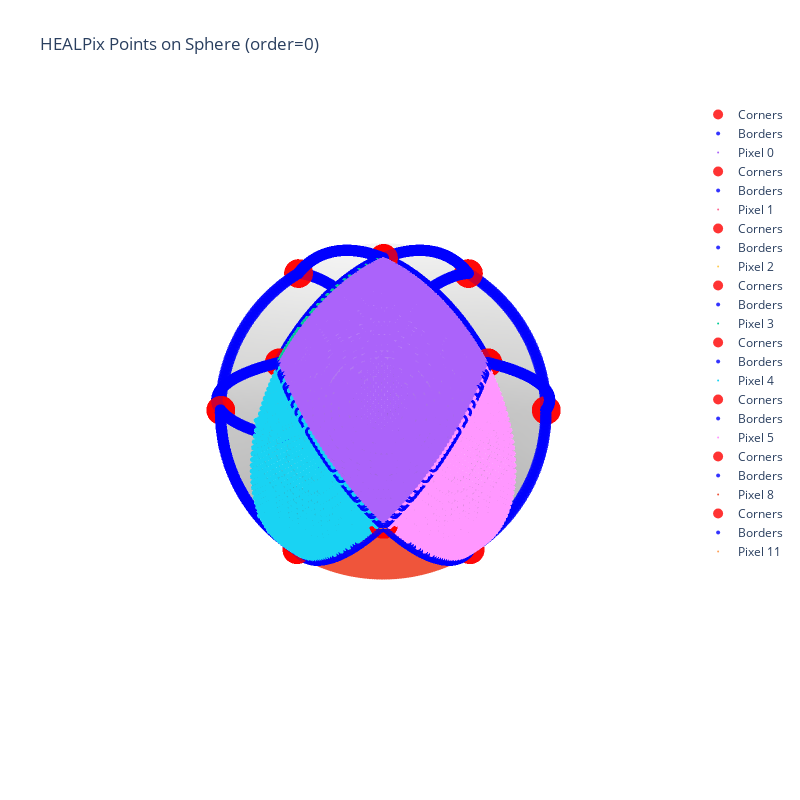

Source (notebook cell):
### Code cell
main(0,50)

### Figure 1 — Plotly figure (JSON) as saved in the notebook; plotly's stock layout.template omitted (floating-point values rounded to 4 significant figures; data arrays with more than 128 entries replaced by an {"elided": "..."} marker saying what was removed)
{"data": [{"colorscale": [[0, "rgb(0, 0, 0)"], [0.09091, "rgb(16, 16, 16)"], [0.1818, "rgb(38, 38, 38)"], [0.2727, "rgb(59, 59, 59)"], [0.3636, "rgb(81, 80, 80)"], [0.4545, "rgb(102, 101, 101)"], [0.5455, "rgb(124, 123, 122)"], [0.6364, "rgb(146, 146, 145)"], [0.7273, "rgb(171, 171, 170)"], [0.8182, "rgb(197, 197, 195)"], [0.9091, "rgb(224, 224, 223)"], [1, "rgb(254, 254, 253)"]], "opacity": 0.2, "showscale": false, "type": "surface", "x": {"elided": "50x100 float values"}, "y": {"elided": "50x100 float values"}, "z": {"elided": "50x100 float values"}}, {"marker": {"color": "red", "colorscale": [[0, "#440154"], [0.1111, "#482878"], [0.2222, "#3e4989"], [0.3333, "#31688e"], [0.4444, "#26828e"], [0.5556, "#1f9e89"], [0.6667, "#35b779"], [0.7778, "#6ece58"], [0.8889, "#b5de2b"], [1, "#fde725"]], "opacity": 0.8, "size": 10}, "mode": "markers", "name": "Corners", "type": "scatter3d", "x": [0, 0.7454, 0.7071, 4.564e-17], "y": [0, 0, 0.7071, 0.7454], "z": [1, 0.6667, 0, 0.6667]}, {"marker": {"color": "blue", "colorscale": [[0, "#440154"], [0.1111, "#482878"], [0.2222, "#3e4989"], [0.3333, "#31688e"], [0.4444, "#26828e"], [0.5556, "#1f9e89"], [0.6667, "#35b779"], [0.7778, "#6ece58"], [0.8889, "#b5de2b"], [1, "#fde725"]], "opacity": 0.8, "size": 4}, "mode": "markers", "name": "Borders", "type": "scatter3d", "x": {"elided": "200 float values"}, "y": {"elided": "200 float values"}, "z": {"elided": "200 float values"}}, {"marker": {"colorscale": [[0, "#440154"], [0.1111, "#482878"], [0.2222, "#3e4989"], [0.3333, "#31688e"], [0.4444, "#26828e"], [0.5556, "#1f9e89"], [0.6667, "#35b779"], [0.7778, "#6ece58"], [0.8889, "#b5de2b"], [1, "#fde725"]], "opacity": 1, "size": 2}, "mode": "markers", "name": "Pixel 0", "type": "scatter3d", "x": {"elided": "2451 float values"}, "y": {"elided": "2451 float values"}, "z": {"elided": "2451 float values"}}, {"marker": {"color": "red", "colorscale": [[0, "#440154"], [0.1111, "#482878"], [0.2222, "#3e4989"], [0.3333, "#31688e"], [0.4444, "#26828e"], [0.5556, "#1f9e89"], [0.6667, "#35b779"], [0.7778, "#6ece58"], [0.8889, "#b5de2b"], [1, "#fde725"]], "opacity": 0.8, "size": 10}, "mode": "markers", "name": "Corners", "type": "scatter3d", "x": [0, 4.564e-17, -0.7071, -0.7454], "y": [0, 0.7454, 0.7071, 9.128e-17], "z": [1, 0.6667, 0, 0.6667]}, {"marker": {"color": "blue", "colorscale": [[0, "#440154"], [0.1111, "#482878"], [0.2222, "#3e4989"], [0.3333, "#31688e"], [0.4444, "#26828e"], [0.5556, "#1f9e89"], [0.6667, "#35b779"], [0.7778, "#6ece58"], [0.8889, "#b5de2b"], [1, "#fde725"]], "opacity": 0.8, "size": 4}, "mode": "markers", "name": "Borders", "type": "scatter3d", "x": {"elided": "200 float values"}, "y": {"elided": "200 float values"}, "z": {"elided": "200 float values"}}, {"marker": {"colorscale": [[0, "#440154"], [0.1111, "#482878"], [0.2222, "#3e4989"], [0.3333, "#31688e"], [0.4444, "#26828e"], [0.5556, "#1f9e89"], [0.6667, "#35b779"], [0.7778, "#6ece58"], [0.8889, "#b5de2b"], [1, "#fde725"]], "opacity": 1, "size": 2}, "mode": "markers", "name": "Pixel 1", "type": "scatter3d", "x": [0.0], "y": [0.0], "z": [1.0]}, {"marker": {"color": "red", "colorscale": [[0, "#440154"], [0.1111, "#482878"], [0.2222, "#3e4989"], [0.3333, "#31688e"], [0.4444, "#26828e"], [0.5556, "#1f9e89"], [0.6667, "#35b779"], [0.7778, "#6ece58"], [0.8889, "#b5de2b"], [1, "#fde725"]], "opacity": 0.8, "size": 10}, "mode": "markers", "name": "Corners", "type": "scatter3d", "x": [0, -0.7454, -0.7071, -1.369e-16], "y": [0, 9.128e-17, -0.7071, -0.7454], "z": [1, 0.6667, 0, 0.6667]}, {"marker": {"color": "blue", "colorscale": [[0, "#440154"], [0.1111, "#482878"], [0.2222, "#3e4989"], [0.3333, "#31688e"], [0.4444, "#26828e"], [0.5556, "#1f9e89"], [0.6667, "#35b779"], [0.7778, "#6ece58"], [0.8889, "#b5de2b"], [1, "#fde725"]], "opacity": 0.8, "size": 4}, "mode": "markers", "name": "Borders", "type": "scatter3d", "x": {"elided": "200 float values"}, "y": {"elided": "200 float values"}, "z": {"elided": "200 float values"}}, {"marker": {"colorscale": [[0, "#440154"], [0.1111, "#482878"], [0.2222, "#3e4989"], [0.3333, "#31688e"], [0.4444, "#26828e"], [0.5556, "#1f9e89"], [0.6667, "#35b779"], [0.7778, "#6ece58"], [0.8889, "#b5de2b"], [1, "#fde725"]], "opacity": 1, "size": 2}, "mode": "markers", "name": "Pixel 2", "type": "scatter3d", "x": [0.0], "y": [0.0], "z": [1.0]}, {"marker": {"color": "red", "colorscale": [[0, "#440154"], [0.1111, "#482878"], [0.2222, "#3e4989"], [0.3333, "#31688e"], [0.4444, "#26828e"], [0.5556, "#1f9e89"], [0.6667, "#35b779"], [0.7778, "#6ece58"], [0.8889, "#b5de2b"], [1, "#fde725"]], "opacity": 0.8, "size": 10}, "mode": "markers", "name": "Corners", "type": "scatter3d", "x": [0, -1.369e-16, 0.7071, 0.7454], "y": [0, -0.7454, -0.7071, 0], "z": [1, 0.6667, 0, 0.6667]}, {"marker": {"color": "blue", "colorscale": [[0, "#440154"], [0.1111, "#482878"], [0.2222, "#3e4989"], [0.3333, "#31688e"], [0.4444, "#26828e"], [0.5556, "#1f9e89"], [0.6667, "#35b779"], [0.7778, "#6ece58"], [0.8889, "#b5de2b"], [1, "#fde725"]], "opacity": 0.8, "size": 4}, "mode": "markers", "name": "Borders", "type": "scatter3d", "x": {"elided": "200 float values"}, "y": {"elided": "200 float values"}, "z": {"elided": "200 float values"}}, {"marker": {"colorscale": [[0, "#440154"], [0.1111, "#482878"], [0.2222, "#3e4989"], [0.3333, "#31688e"], [0.4444, "#26828e"], [0.5556, "#1f9e89"], [0.6667, "#35b779"], [0.7778, "#6ece58"], [0.8889, "#b5de2b"], [1, "#fde725"]], "opacity": 1, "size": 2}, "mode": "markers", "name": "Pixel 3", "type": "scatter3d", "x": [0.0, 0.01531, 0.03083, 0.04653, 0.06243, 0.07849, 0.09472, 0.1111, 0.1276, 0.1443, 0.1611, 0.178, 0.1949, 0.212, 0.2291, 0.2463, 0.2635, 0.2807, 0.2978, 0.315, 0.3321, 0.3492, 0.3662, 0.3831, 0.3999, 0.4166, 0.4331, 0.4494, 0.4656, 0.4816, 0.4974, 0.513, 0.5283, 0.5434, 0.5582, 0.5728, 0.5871, 0.6011, 0.6148, 0.6282, 0.6414, 0.6542, 0.6667, 0.6789, 0.6907, 0.7023, 0.7135, 0.7244, 0.7351, 0.7454], "y": [0.0, 0.0, 0.0, 0.0, 0.0, 0.0, 0.0, 0.0, 0.0, 0.0, 0.0, 0.0, 0.0, 0.0, 0.0, 0.0, 0.0, 0.0, 0.0, 0.0, 0.0, 0.0, 0.0, 0.0, 0.0, 0.0, 0.0, 0.0, 0.0, 0.0, 0.0, 0.0, 0.0, 0.0, 0.0, 0.0, 0.0, 0.0, 0.0, 0.0, 0.0, 0.0, 0.0, 0.0, 0.0, 0.0, 0.0, 0.0, 0.0, 0.0], "z": [1.0, 0.9999, 0.9995, 0.9989, 0.998, 0.9969, 0.9955, 0.9938, 0.9918, 0.9895, 0.9869, 0.984, 0.9808, 0.9773, 0.9734, 0.9692, 0.9647, 0.9598, 0.9546, 0.9491, 0.9432, 0.937, 0.9305, 0.9237, 0.9166, 0.9091, 0.9014, 0.8933, 0.885, 0.8764, 0.8675, 0.8584, 0.8491, 0.8395, 0.8297, 0.8197, 0.8095, 0.7992, 0.7887, 0.778, 0.7672, 0.7564, 0.7454, 0.7343, 0.7231, 0.7119, 0.7006, 0.6893, 0.678, 0.6667]}, {"marker": {"color": "red", "colorscale": [[0, "#440154"], [0.1111, "#482878"], [0.2222, "#3e4989"], [0.3333, "#31688e"], [0.4444, "#26828e"], [0.5556, "#1f9e89"], [0.6667, "#35b779"], [0.7778, "#6ece58"], [0.8889, "#b5de2b"], [1, "#fde725"]], "opacity": 0.8, "size": 10}, "mode": "markers", "name": "Corners", "type": "scatter3d", "x": [0.7454, 0.7071, 0.7454, 0.7071], "y": [0, -0.7071, 0, 0.7071], "z": [0.6667, 0, -0.6667, 0]}, {"marker": {"color": "blue", "colorscale": [[0, "#440154"], [0.1111, "#482878"], [0.2222, "#3e4989"], [0.3333, "#31688e"], [0.4444, "#26828e"], [0.5556, "#1f9e89"], [0.6667, "#35b779"], [0.7778, "#6ece58"], [0.8889, "#b5de2b"], [1, "#fde725"]], "opacity": 0.8, "size": 4}, "mode": "markers", "name": "Borders", "type": "scatter3d", "x": {"elided": "200 float values"}, "y": {"elided": "200 float values"}, "z": {"elided": "200 float values"}}, {"marker": {"colorscale": [[0, "#440154"], [0.1111, "#482878"], [0.2222, "#3e4989"], [0.3333, "#31688e"], [0.4444, "#26828e"], [0.5556, "#1f9e89"], [0.6667, "#35b779"], [0.7778, "#6ece58"], [0.8889, "#b5de2b"], [1, "#fde725"]], "opacity": 1, "size": 2}, "mode": "markers", "name": "Pixel 4", "type": "scatter3d", "x": {"elided": "1231 float values"}, "y": {"elided": "1231 float values"}, "z": {"elided": "1231 float values"}}, {"marker": {"color": "red", "colorscale": [[0, "#440154"], [0.1111, "#482878"], [0.2222, "#3e4989"], [0.3333, "#31688e"], [0.4444, "#26828e"], [0.5556, "#1f9e89"], [0.6667, "#35b779"], [0.7778, "#6ece58"], [0.8889, "#b5de2b"], [1, "#fde725"]], "opacity": 0.8, "size": 10}, "mode": "markers", "name": "Corners", "type": "scatter3d", "x": [4.564e-17, 0.7071, 4.564e-17, -0.7071], "y": [0.7454, 0.7071, 0.7454, 0.7071], "z": [0.6667, 0, -0.6667, 0]}, {"marker": {"color": "blue", "colorscale": [[0, "#440154"], [0.1111, "#482878"], [0.2222, "#3e4989"], [0.3333, "#31688e"], [0.4444, "#26828e"], [0.5556, "#1f9e89"], [0.6667, "#35b779"], [0.7778, "#6ece58"], [0.8889, "#b5de2b"], [1, "#fde725"]], "opacity": 0.8, "size": 4}, "mode": "markers", "name": "Borders", "type": "scatter3d", "x": {"elided": "200 float values"}, "y": {"elided": "200 float values"}, "z": {"elided": "200 float values"}}, {"marker": {"colorscale": [[0, "#440154"], [0.1111, "#482878"], [0.2222, "#3e4989"], [0.3333, "#31688e"], [0.4444, "#26828e"], [0.5556, "#1f9e89"], [0.6667, "#35b779"], [0.7778, "#6ece58"], [0.8889, "#b5de2b"], [1, "#fde725"]], "opacity": 1, "size": 2}, "mode": "markers", "name": "Pixel 5", "type": "scatter3d", "x": {"elided": "1225 float values"}, "y": {"elided": "1225 float values"}, "z": {"elided": "1225 float values"}}, {"marker": {"color": "red", "colorscale": [[0, "#440154"], [0.1111, "#482878"], [0.2222, "#3e4989"], [0.3333, "#31688e"], [0.4444, "#26828e"], [0.5556, "#1f9e89"], [0.6667, "#35b779"], [0.7778, "#6ece58"], [0.8889, "#b5de2b"], [1, "#fde725"]], "opacity": 0.8, "size": 10}, "mode": "markers", "name": "Corners", "type": "scatter3d", "x": [0.7071, 0.7454, 0, 4.564e-17], "y": [0.7071, 0, 0, 0.7454], "z": [0, -0.6667, -1, -0.6667]}, {"marker": {"color": "blue", "colorscale": [[0, "#440154"], [0.1111, "#482878"], [0.2222, "#3e4989"], [0.3333, "#31688e"], [0.4444, "#26828e"], [0.5556, "#1f9e89"], [0.6667, "#35b779"], [0.7778, "#6ece58"], [0.8889, "#b5de2b"], [1, "#fde725"]], "opacity": 0.8, "size": 4}, "mode": "markers", "name": "Borders", "type": "scatter3d", "x": {"elided": "200 float values"}, "y": {"elided": "200 float values"}, "z": {"elided": "200 float values"}}, {"marker": {"colorscale": [[0, "#440154"], [0.1111, "#482878"], [0.2222, "#3e4989"], [0.3333, "#31688e"], [0.4444, "#26828e"], [0.5556, "#1f9e89"], [0.6667, "#35b779"], [0.7778, "#6ece58"], [0.8889, "#b5de2b"], [1, "#fde725"]], "opacity": 1, "size": 2}, "mode": "markers", "name": "Pixel 8", "type": "scatter3d", "x": {"elided": "2450 float values"}, "y": {"elided": "2450 float values"}, "z": {"elided": "2450 float values"}}, {"marker": {"color": "red", "colorscale": [[0, "#440154"], [0.1111, "#482878"], [0.2222, "#3e4989"], [0.3333, "#31688e"], [0.4444, "#26828e"], [0.5556, "#1f9e89"], [0.6667, "#35b779"], [0.7778, "#6ece58"], [0.8889, "#b5de2b"], [1, "#fde725"]], "opacity": 0.8, "size": 10}, "mode": "markers", "name": "Corners", "type": "scatter3d", "x": [0.7071, -1.369e-16, 0, 0.7454], "y": [-0.7071, -0.7454, 0, 0], "z": [0, -0.6667, -1, -0.6667]}, {"marker": {"color": "blue", "colorscale": [[0, "#440154"], [0.1111, "#482878"], [0.2222, "#3e4989"], [0.3333, "#31688e"], [0.4444, "#26828e"], [0.5556, "#1f9e89"], [0.6667, "#35b779"], [0.7778, "#6ece58"], [0.8889, "#b5de2b"], [1, "#fde725"]], "opacity": 0.8, "size": 4}, "mode": "markers", "name": "Borders", "type": "scatter3d", "x": {"elided": "200 float values"}, "y": {"elided": "200 float values"}, "z": {"elided": "200 float values"}}, {"marker": {"colorscale": [[0, "#440154"], [0.1111, "#482878"], [0.2222, "#3e4989"], [0.3333, "#31688e"], [0.4444, "#26828e"], [0.5556, "#1f9e89"], [0.6667, "#35b779"], [0.7778, "#6ece58"], [0.8889, "#b5de2b"], [1, "#fde725"]], "opacity": 1, "size": 2}, "mode": "markers", "name": "Pixel 11", "type": "scatter3d", "x": [0.7454, 0.7351, 0.7244, 0.7135, 0.7023, 0.6907, 0.6789, 0.6667, 0.6542, 0.6414, 0.6282, 0.6148, 0.6011, 0.5871, 0.5728, 0.5582, 0.5434, 0.5283, 0.513, 0.4974, 0.4816, 0.4656, 0.4494, 0.4331, 0.4166, 0.3999, 0.3831, 0.3662, 0.3492, 0.3321, 0.315, 0.2978, 0.2807, 0.2635, 0.2463, 0.2291, 0.212, 0.1949, 0.178, 0.1611, 0.1443, 0.1276, 0.1111, 0.09472, 0.07849, 0.06243, 0.04653, 0.03083, 0.01531], "y": [0.0, 0.0, 0.0, 0.0, 0.0, 0.0, 0.0, 0.0, 0.0, 0.0, 0.0, 0.0, 0.0, 0.0, 0.0, 0.0, 0.0, 0.0, 0.0, 0.0, 0.0, 0.0, 0.0, 0.0, 0.0, 0.0, 0.0, 0.0, 0.0, 0.0, 0.0, 0.0, 0.0, 0.0, 0.0, 0.0, 0.0, 0.0, 0.0, 0.0, 0.0, 0.0, 0.0, 0.0, 0.0, 0.0, 0.0, 0.0, 0.0], "z": [-0.6667, -0.678, -0.6893, -0.7006, -0.7119, -0.7231, -0.7343, -0.7454, -0.7564, -0.7672, -0.778, -0.7887, -0.7992, -0.8095, -0.8197, -0.8297, -0.8395, -0.8491, -0.8584, -0.8675, -0.8764, -0.885, -0.8933, -0.9014, -0.9091, -0.9166, -0.9237, -0.9305, -0.937, -0.9432, -0.9491, -0.9546, -0.9598, -0.9647, -0.9692, -0.9734, -0.9773, -0.9808, -0.984, -0.9869, -0.9895, -0.9918, -0.9938, -0.9955, -0.9969, -0.998, -0.9989, -0.9995, -0.9999]}], "layout": {"height": 800, "scene": {"aspectmode": "data", "xaxis": {"showbackground": false, "visible": false}, "yaxis": {"showbackground": false, "visible": false}, "zaxis": {"showbackground": false, "visible": false}}, "title": {"text": "HEALPix Points on Sphere (order=0)"}, "width": 800}}
